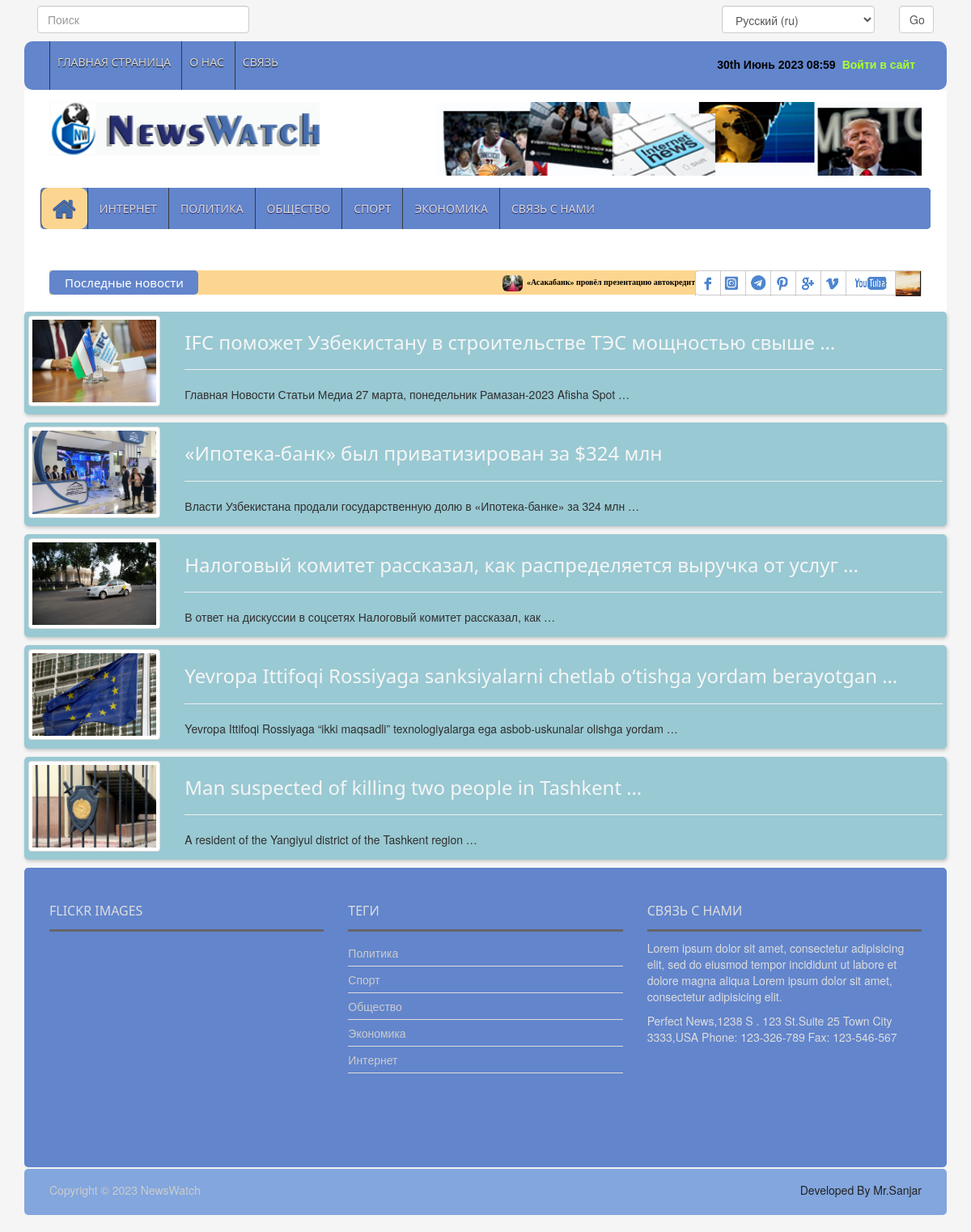
Page /ru/economic-news/ on the committed database.
### news_app/models.py (models this page shows, shortened)
class News(models.Model):
    class Status(models.TextChoices):
        Draft = "DF", "Draft"
        Published = "PB", "Published"
    title = models.CharField(max_length=200)
    slug = models.SlugField(max_length=200)
    body = models.TextField()
    image = models.ImageField(upload_to="news/images")
    category = models.ForeignKey(Category,
                                 on_delete=models.CASCADE)
    publish_time = models.DateTimeField(default=timezone.now)
    created_time = models.DateTimeField(auto_now_add=True)
    updated_time = models.DateTimeField(auto_now=True)
    status = models.CharField(max_length=2, choices=Status.choices,
                              default=Status.Draft)
    objects = models.Manager()
    published = PublishedManager()
    class Meta:
        ordering = ["-publish_time"]

class Category(models.Model):
    name = models.CharField(max_length=100)

### news_app/views.py (the view)
# urls.py: path('economic-news/', EconomicNewsView.as_view(), name='economic_news_page'),
class EconomicNewsView(ListView):
    model = News
    template_name = 'news/economic.html'
    context_object_name = 'economic_news'
    def get_queryset(self):
        news = self.model.published.all().filter(category__id=4)
        return news

### news_app/context_processor.py (called while the page is built)
def latest_news(request):
    latest_news = News.published.all().order_by('-publish_time')[:10]
    categories = Category.objects.all()
    context = {
        'latest_news': latest_news,
        'categories': categories
    }
    return context

### news_app/models.py (called while the page is built)
    def get_queryset(self):
        return super().get_queryset().filter(status=News.Status.Published)

### templates/news/economic.html (shortened to what this page needs)
{% extends 'news/base.html' %}
{% load static %}
{% load i18n %}
{% block content %}
    {% for econom in economic_news %}
        <a href="{% url 'news_detail_page' econom.slug %}">
            <div class="container">
                <div class="border_list_style">
                    <div class="row">
                        <div class="col-md-2 center-block">
                            <img class="img-thumbnail" src="{{ econom.image.url }}" style="width: 100%" alt="deteail-image">
                        </div>
                        <div class="col-md-10">
                                <h3>{{ econom.title | truncatewords:8 }}</h3><hr>
                                <p>{{ econom.body | truncatewords:10 }}</p>
                        </div>
                    </div>
                </div>
            </div>
        </a>
    {% endfor %}
{% endblock content%}

### templates/news/base.html (shortened to what this page needs)
{% load static %}
{% load i18n %}
<!DOCTYPE html>
<html lang="en">
<head>
    <link rel="stylesheet" type="text/css" href="{% static 'css/bootstrap.min.css' %}">
    <link rel="stylesheet" type="text/css" href="{% static 'css/font-awesome.min.css' %}">
    <link rel="stylesheet" type="text/css" href="{% static 'css/animate.css' %}">
    <link rel="stylesheet" type="text/css" href="{% static 'css/font.css' %}">
    <link rel="stylesheet" type="text/css" href="{% static 'css/li-scroller.css' %}">
    <link rel="stylesheet" type="text/css" href="{% static 'css/slick.css' %}">
    <link rel="stylesheet" type="text/css" href="{% static 'css/jquery.fancybox.css' %}">
    <link rel="stylesheet" type="text/css" href="{% static 'css/theme.css' %}">
    <link rel="stylesheet" type="text/css" href="{% static 'css/style.css' %}">
</head>
<body>
    <div class="container">
      <header id="header">
      <div class=" row" style="margin-bottom: 10px;">
            <div class="header_top" style="background-color: #f5f5f5">
                <div class="col-lg-3 col-md-3 col-sm-6 col-xs-6" style="padding-left: 0px">
                    <form method="get" action="{% url 'search_results' %}">
                                <input  type="search" name="q" placeholder="{% blocktrans %}Поиск{% endblocktrans %}" class="form-control" >
                            </form>
                </div>
                <div class="col-lg-3 col-md-3"></div>
                <div class="col-lg-3 col-md-3"></div>
                <div class="col-lg-3 col-md-3 col-sm-6 col-xs-6" style="padding-right: 0px">
                    <form action="{% url 'set_language' %}" method="post">{% csrf_token %}
                        <div class="row">
                            <div class="col-lg-9 col-md-8 col-sm-8 col-xs-8">
                                <select class="form-control" name="language">
                                    {% get_current_language as LANGUAGE_CODE %}
                                    {% get_available_languages as LANGUAGES %}
                                    {% get_language_info_list for LANGUAGES as languages %}
                                    {% for language in languages %}
                                        <option value="{{ language.code }}"{% if language.code == LANGUAGE_CODE %} selected{% endif %}>
                                            {{ language.name_local }} ({{ language.code }})
                                        </option>
                                    {% endfor %}
                                </select>
                            </div>
                            <div class="col-lg-3 col-md-4 col-sm-4 col-xs-4">
                                <input class="form-control" type="submit" value="Go" >
                            </div>
                        </div>
                    </form>
                </div>
            </div>
        </div>
<div class="row">
  <div class="col-lg-12 col-md-12 col-sm-12">
    <div class="header_top">
      <div class="header_top_left">
        <ul class="top_nav">
          <li><a href="{% url 'home_page' %}">{% blocktrans %}Главная страница{% endblocktrans %}</a></li>
          <li><a id="about" href="#">О нас</a></li>
          <li><a href="{% url 'contact_page' %}">{% blocktrans %}Связь{% endblocktrans %}</a></li>
        </ul>
              </div>
              <div class="header_top_right">
              {% if request.user.is_authenticated %}
                  <p class="my_profile">
                      <a href="{% url 'user_profile'%}" >{% blocktrans %}Мой профил{% endblocktrans %} </a>
                      <a href="{% url 'logout'%}">{% blocktrans %}Выйти{% endblocktrans %}</a>
                  </p>
              {% else %}
                  <p><a href="{% url 'login'%}" style="color: greenyellow; font-size: 14px ">{% blocktrans %}Войти в сайт{% endblocktrans %}</a></p>
              {% endif %}
              <p style="color: black; font-size: 14px">{% now "jS F Y H:i" %}</p>
              </div>
            </div>
          </div>
          <div class="col-lg-12 col-md-12 col-sm-12">
            <div class="header_bottom">
              <div class="logo_area"><a href="{% url 'home_page' %}" class="logo"><img src="{% static 'images/logo.jpg' %}" alt=""></a></div>
              <div class="add_banner"><a href="#"><img src="{% static 'images/addbanner_728x90_V1.jpg' %}" alt="addbaner"></a></div>
            </div>
          </div>
        </div>
      </header>
      <section id="navArea">
        <nav class="navbar navbar-inverse" role="navigation">
          <div class="row" style="background-color: #6285cc; margin: 0; border-radius: 5px">
             <div id="navbar" class="navbar-collapse collapse">
                    <ul class="nav navbar-nav main_nav">
                        <li class="active" ><a href="{% url 'home_page' %}"><span class="fa fa-home desktop-home"></span>
                            <span class="mobile-show">Главная страница</span></a></li>
                        <li><a href="{% url 'internet_news_page' %}">{% blocktrans %}Интернет{% endblocktrans %}</a></li>
                        <li><a href="{% url 'politic_news_page' %}">{% blocktrans %}Политика{% endblocktrans %}</a></li>
                        <li><a href="{% url 'local_news_page' %}">{% blocktrans %}Общество{% endblocktrans %}</a></li>
                        <li><a href="{% url 'sport_news_page' %}">{% blocktrans %}Спорт{% endblocktrans %}</a></li>
                        <li><a href="{% url 'economic_news_page' %}">{% blocktrans %}Экономика{% endblocktrans %}</a></li>
                        <li><a href="{% url 'contact_page' %}">{% blocktrans %}Связь с нами{% endblocktrans %}</a></li>
                    </ul>
                </div>
          </div>
        </nav>
      </section>
      <section id="newsSection">
        <div class="row">
          <div class="col-lg-12 col-md-12">
            <div class="latest_newsarea"> <span>{% blocktrans %}Последные новости{% endblocktrans %}</span>
              <ul id="ticker01" class="news_sticker list-group">
                  {% for news in latest_news %}
                    <li class="list-item"><a style="color: black" href="{% url 'news_detail_page' news.slug %}"><img class="img-rounded" src="{{ news.image.url }}" alt="">{{ news.title }}</a></li>
                  {% endfor %}
              </ul>
              <div class="social_area">
                <ul class="social_nav list-group">
                  <li class="facebook"><a href="https://www.facebook.com/sanjar.utkirovich?mibextid=ZbWKwL" target="_blank"></a></li>
                  <li class="twitter"><a href="https://www.instagram.com/__maxmudov/?fbclid=IwAR1j34PBpgmZa_ILZe4x4HN6QAI4V1A8puBlIlBeM-Vn23fjLdzUaa776_Q" target="_blank"></a></li>
                  <li class="flickr"><a href="https://t.me/cocksure" target="_blank"></a></li>
                  <li class="pinterest"><a href="https://www.pinterest.com/" target="_blank"></a></li>
                  <li class="googleplus"><a href="#"></a></li>
                  <li class="vimeo"><a href="#"></a></li>
                  <li class="youtube"><a href="#"></a></li>
                  <li class="mail"><a href="#"></a></li>
                </ul>
              </div>
            </div>
          </div>
        </div>
      </section>
    </div>
    {% block content %}
    {% endblock content %}
<div class="container">
    <footer id="footer">
        <div class="footer_top">
          <div class="row">
            <div class="col-lg-4 col-md-4 col-sm-4">
              <div class="footer_widget wow fadeInLeftBig">
                <h2>Flickr Images</h2>
              </div>
            </div>
            <div class="col-lg-4 col-md-4 col-sm-4">
              <div class="footer_widget wow fadeInDown">
                <h2>Теги</h2>
                <ul class="tag_nav">
                    {% for category in categories %}
                  <li><a href="#">{{ category.name }}</a></li>
                    {% endfor %}
                </ul>
              </div>
            </div>
            <div class="col-lg-4 col-md-4 col-sm-4">
              <div class="footer_widget wow fadeInRightBig">
                <h2>Связь с нами</h2>
                <p>Lorem ipsum dolor sit amet, consectetur adipisicing elit, sed do eiusmod tempor incididunt ut labore et dolore magna aliqua Lorem ipsum dolor sit amet, consectetur adipisicing elit.</p>
                <address>
                Perfect News,1238 S . 123 St.Suite 25 Town City 3333,USA Phone: 123-326-789 Fax: 123-546-567
                </address>
              </div>
            </div>
          </div>
        </div>
<div class="footer_bottom">
  <p class="copyright">Copyright &copy; 2023 <a href="{% url 'home_page' %}">NewsWatch</a></p>
  <p class="developer">Developed By Mr.Sanjar</p>
</div>
</footer>
</div>
</body>
</html>

### static/css/li-scroller.css (style rules this page uses)
ul.newsticker { position:relative; left:750px; font:bold 10px Verdana; list-style-type:none; margin:0; padding:0 }
ul.newsticker li { float:left; margin:0; padding:0 }
ul.newsticker a { white-space:nowrap; padding:0; color:#fff; margin:0 50px 0 0 }
ul.newsticker a > img { height:20px; margin-right:5px; width:25px }

### static/css/theme.css (style rules this page uses)
.latest_newsarea span { background:none repeat scroll 0 0 }

### rows in the picture
News: image (picture), title "«Асакабанк» провёл презентацию автокредитов на обновлённых условиях"
News: image (picture), title "IFC поможет Узбекистану в строительстве ТЭС мощностью свыше …", body "Главная Новости Статьи Медиа 27 марта, понедельник Рамазан-2023 Afisha Spot …"
News: image (picture), title "«Ипотека-банк» был приватизирован за $324 млн", body "Власти Узбекистана продали государственную долю в «Ипотека-банке» за 324 млн …"
News: image (picture), title "Налоговый комитет рассказал, как распределяется выручка от услуг …", body "В ответ на дискуссии в соцсетях Налоговый комитет рассказал, как …"
News: image (picture), title "Yevropa Ittifoqi Rossiyaga sanksiyalarni chetlab o‘tishga yordam berayotgan …", body "Yevropa Ittifoqi Rossiyaga “ikki maqsadli” texnologiyalarga ega asbob-uskunalar olishga yordam …"
News: image (picture), title "Man suspected of killing two people in Tashkent …", body "A resident of the Yangiyul district of the Tashkent region …"
Category: name "Политика"
Category: name "Спорт"
Category: name "Общество"
Category: name "Экономика"
Category: name "Интернет"

### other values in the picture
form field language "Русский (ru)"
